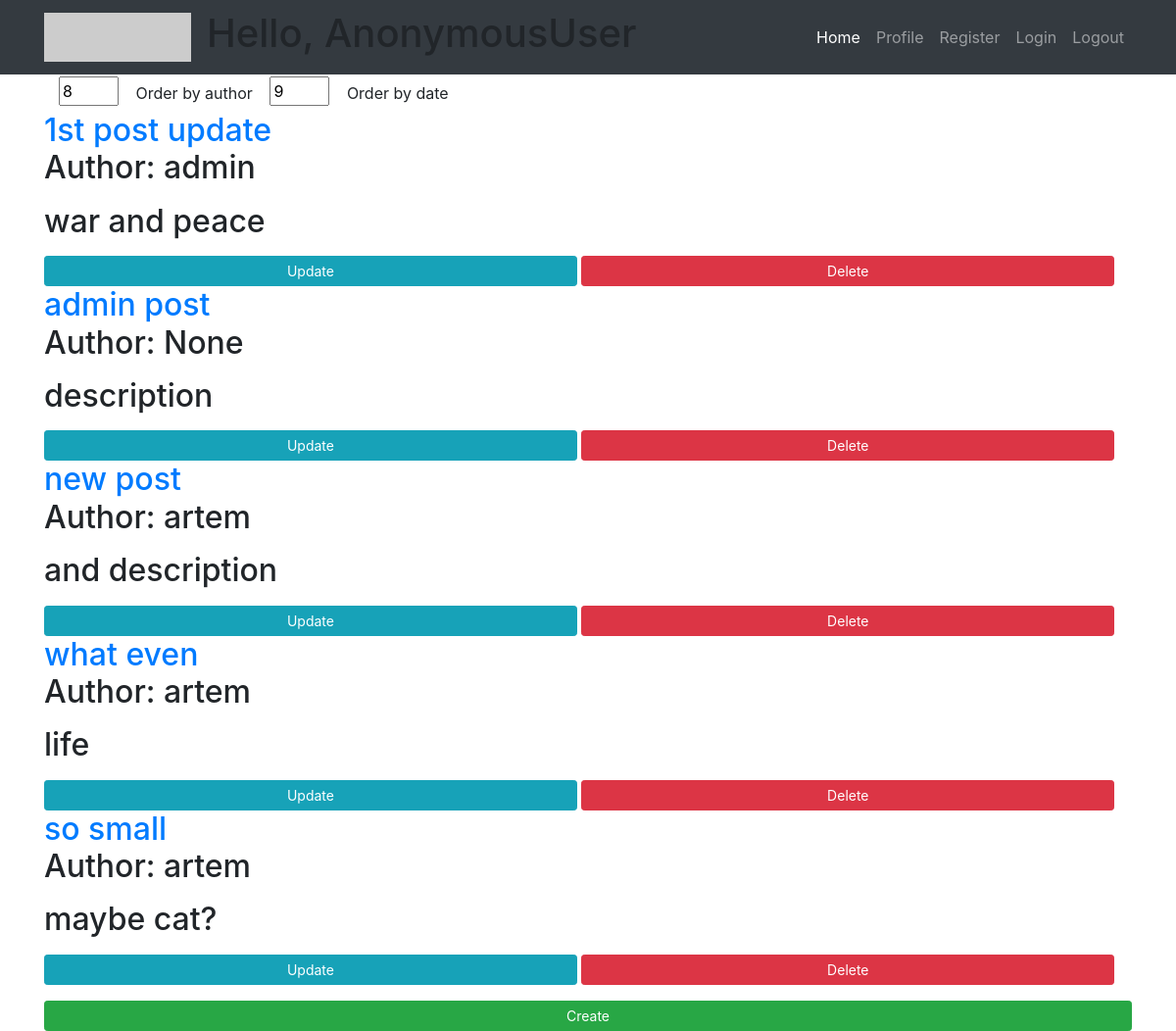
Page /blog/ on the earlier database version.
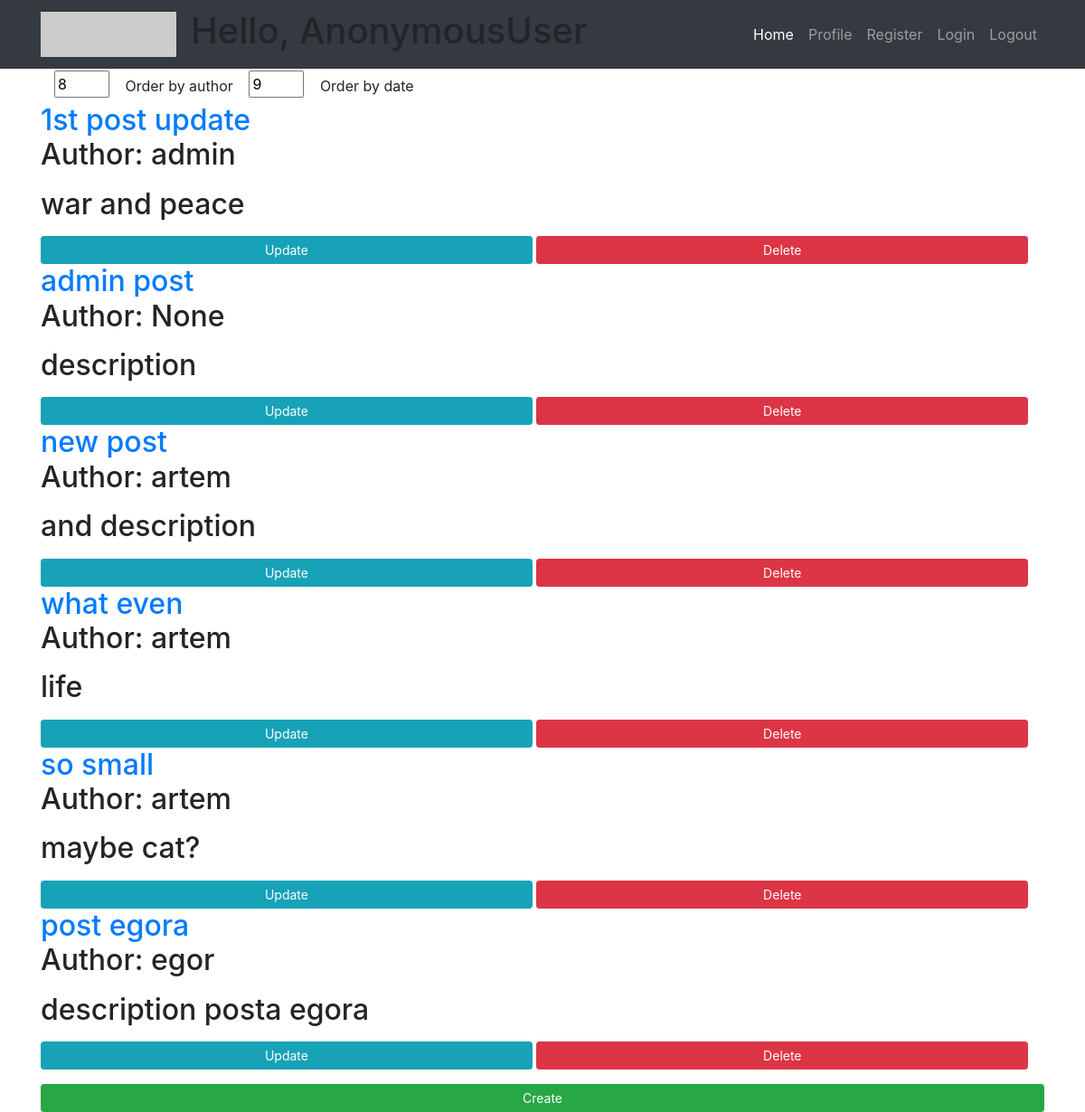
Same page on the later database version.
### BlogApp/models.py (models this page shows, shortened)
class Post(models.Model):
    name = models.CharField(max_length=200, default='Untitled')
    creation_date = models.DateTimeField(auto_now_add=True, null=True)
    text = models.TextField()
    description = models.TextField(max_length=200)
    user = models.ForeignKey(Guest, on_delete=models.SET_NULL, null=True)

class Guest(models.Model):
    user = models.OneToOneField(User, null=True, blank=True, on_delete=models.CASCADE)
    name = models.CharField(max_length=200, null=True)  # should be unique
    date_created = models.DateTimeField(auto_now_add=True, null=True)
    email = models.EmailField(default='example@blog.com')  # can't change
    phone = models.IntegerField(blank=True, default=111111)
    profile_picture = models.ImageField(null=True, blank=True)
    skype = models.CharField(max_length=50, null=True, blank=True)
    def __str__(self):
        return self.name

### BlogApp/views.py (the view)
# urls.py: path('', views.index, name='home'),
def index(request):
    try:
        posts = Post.objects.all()
    except TypeError:
        template = loader.get_template('Blog/unauthenticated.html')
        return HttpResponse(template.render())
    if request.GET.get('order_by_author'):
        posts = Post.objects.all().order_by('user')
    elif request.GET.get('order_by_date'):
        posts = Post.objects.all().order_by('creation_date')
    context = {'posts': posts, 'user': request.user.username}
    return render(request, 'index.html', context)

### templates/index.html (shortened to what this page needs)
{% extends 'Blog/base.html' %}
{% block content %}
<div class="tasks">
    <div class="container">
        <form action="#" method="get">
            <input type="text" value="8" name="mytextbox" size="1"/>
            <input type="submit" class="btn" value="Order by author" name="order_by_author">
            <input type="text" value="9" name="mytextbox" size="1"/>
            <input type="submit" class="btn" value="Order by date" name="order_by_date">
        </form>
    </div>
    {% for post in posts %}
    <div class="label">
    <h2><a href="{% url 'Blog:post' post.id %}">{{ post.name }}</a>
    <p>Author: {{ post.user }}</p>
        <span>{{ post.description }}</span>
    </h2>
  <a href="{% url 'Blog:update' post.id %}" class="btn btn-sm btn-info"
     style="width: 49%">Update</a>
  <a href="{% url 'Blog:delete' post.id %}" class="btn btn-sm btn-danger"
     style="width: 49%">Delete</a>
  </div>
    {% endfor %}
    <a href="{% url 'Blog:create' %}" class="btn btn-sm btn-success"
    style="width: 100%">Create</a>
</div>
{% endblock %}

Differences in the rows shown:
added Post: name "post egora", user "egor", description "description posta egora"
